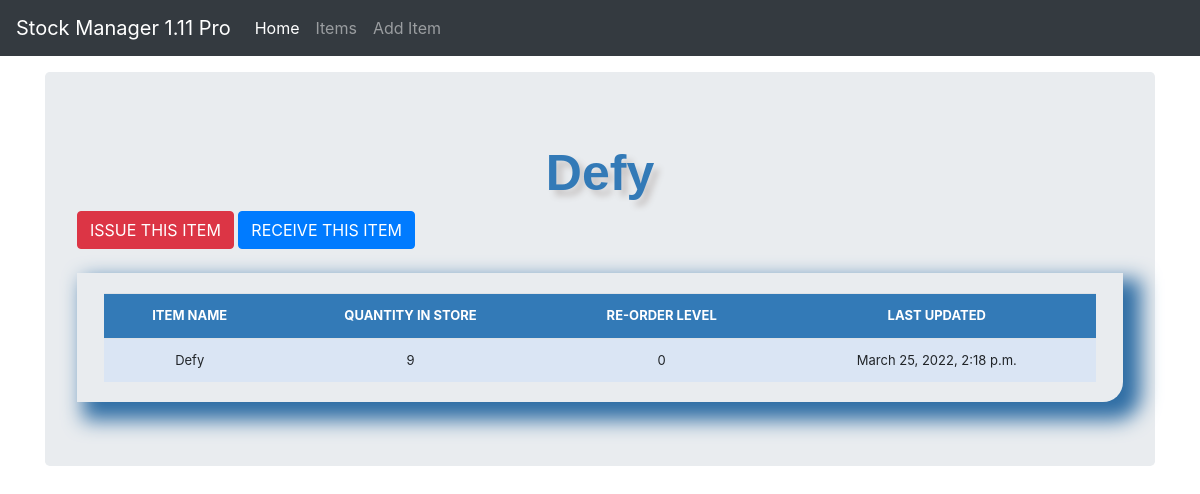
Page /details/2/ on the committed database.
### stockmgt/models.py (models this page shows, shortened)
class Stock(models.Model):
	category = models.ForeignKey(Category, on_delete = models.CASCADE, blank=True)
	item_name = models.CharField(max_length=50, blank=True, null = True)
	quuantity = models.IntegerField(default='0', blank=True, null = True, verbose_name="Quantity")
	receive_quuantity = models.IntegerField(default='0', blank=True, null = True, verbose_name="Received Quantity")
	receive_by = models.CharField(max_length=50, blank=True, null = True, verbose_name="Received By")
	issue_quuantity = models.IntegerField(default='0', blank=True, null = True)
	issue_by = models.CharField(max_length=50, blank=True, null = True)
	issue_to = models.CharField(max_length=50, blank=True, null = True)
	phone_number = models.CharField(max_length=50, blank=True, null = True)
	created_by = models.CharField(max_length=50, blank=True, null = True)
	reorder_level = models.IntegerField(default='0', blank=True, null = True)
	timestamp = models.DateTimeField(auto_now_add=True, auto_now=False)
	last_updated = models.DateTimeField(auto_now_add=False, auto_now=True)
	export_to_CSV = models.BooleanField(default= True)

### stockmgt/views.py (the view)
# urls.py: path('details/<str:pk>/',views.stock_details, name ='stock_details'),
def stock_details(request, pk):
	queryset = Stock.objects.get(id=pk)
	context = {
		"header":queryset.item_name,
		"queryset":queryset,
	}
	return render (request, "stock_details.html", context)

### stockmgt/templates/stock_details.html (shortened to what this page needs)
{% load static %}
{% load crispy_forms_tags %}
<!doctype html>
<html lang="en">
  <head>
<link href="{% static 'css/bootstrap.min.css' %}" rel="stylesheet">
<link href="{% static 'css/tablestyle.css' %}" rel="stylesheet">
    <link href="{% static 'css/navbar-top-fixed.css' %}" rel="stylesheet">
  </head>
  <body>
    {% include 'navbar.html' %}
<main role="main" class="container">
  <div class="jumbotron">
    <div class="header">{{header}}</div>
		<a href="{% url 'issue_items' queryset.id %}"><div class="btn btn-danger">ISSUE THIS ITEM</div></a>
		<a href="{% url 'receive_items' queryset.id %}"><div class="btn btn-primary">RECEIVE THIS ITEM</div></a>
	 	<br><br>
	 	<div class="display_table">
	  <table class="table">
	  		<tr>
	  			<th>ITEM NAME</th>
	  			<th>QUANTITY IN STORE</th>
	  			<th>RE-ORDER LEVEL</th>
	  			<th>LAST UPDATED</th>
	  		</tr>
	  		<tr>
	  			<td>{{queryset.item_name}}</td>
	  			<td>
	  				{% if queryset.quuantity <= queryset.reorder_level %}
	  				<div style="background-color: orange;">
	  					{{queryset.quuantity}}
	  				</div>
	  				{% else %}
	  					{{queryset.quuantity}}
	  				{% endif %}
	  			</td>
	  			<td>{{queryset.reorder_level}}</td>
	  			<td>{{queryset.last_updated}}</td>
	  		</tr>
	  </table>
	 	</div>
  </div>
</main>
      </body>
</html>

### stockmgt/static/CSS/tablestyle.css (style rules this page uses)
.table { font-size: 13px; text-align: center; width: 95%; margin: auto; }
.table tr:nth-child(odd) { background: #88CAE4; }
.table tr:nth-child(even) { background: #dae5f4; }
th { background-color: #337ab7; color: white; }
.display_table { border-bottom-right-radius: 20px; padding-right: 1px; padding-left: 1px; padding-bottom: 20px; padding-top: 20px; box-shadow: 12px 12px 20px 6px #2e6da4; }
.header { font-family: helvetica; color: #337ab7; font-size: 50px; text-align: center; width: 100%; text-shadow: 6px 6px 6px #c9c6c6; display: block; font-weight: bolder; }

### stockmgt/static/CSS/navbar-top-fixed.css (style rules this page uses)
body { min-height: 75rem; padding-top: 4.5rem; }

### rows in the picture
Stock: item_name "Defy", quuantity "9", reorder_level "0", last_updated "March 25, 2022, 2:18 p.m."
